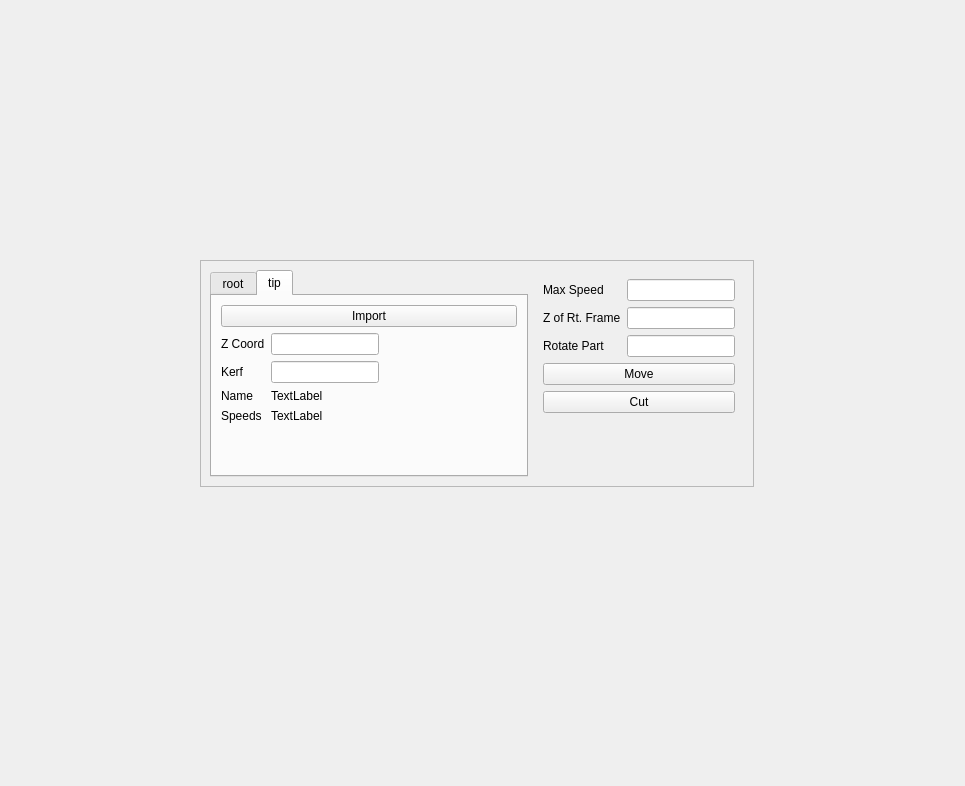
<?xml version="1.0" encoding="UTF-8"?>
<ui version="4.0">
 <class>Form</class>
 <widget class="QWidget" name="Form">
  <property name="geometry">
   <rect>
    <x>0</x>
    <y>0</y>
    <width>965</width>
    <height>786</height>
   </rect>
  </property>
  <property name="windowTitle">
   <string>Form</string>
  </property>
  <widget class="QFrame" name="frame">
   <property name="geometry">
    <rect>
     <x>200</x>
     <y>260</y>
     <width>554</width>
     <height>227</height>
    </rect>
   </property>
   <property name="sizePolicy">
    <sizepolicy hsizetype="MinimumExpanding" vsizetype="Preferred">
     <horstretch>0</horstretch>
     <verstretch>0</verstretch>
    </sizepolicy>
   </property>
   <property name="frameShape">
    <enum>QFrame::StyledPanel</enum>
   </property>
   <property name="frameShadow">
    <enum>QFrame::Raised</enum>
   </property>
   <layout class="QHBoxLayout" name="horizontalLayout">
    <item>
     <widget class="QTabWidget" name="shapes_tab">
      <property name="contextMenuPolicy">
       <enum>Qt::PreventContextMenu</enum>
      </property>
      <property name="currentIndex">
       <number>1</number>
      </property>
      <widget class="QWidget" name="root_tab">
       <attribute name="title">
        <string>root</string>
       </attribute>
       <layout class="QVBoxLayout" name="verticalLayout_2">
        <item>
         <layout class="QFormLayout" name="formLayout_3">
          <property name="fieldGrowthPolicy">
           <enum>QFormLayout::FieldsStayAtSizeHint</enum>
          </property>
          <item row="0" column="0" colspan="2">
           <widget class="QPushButton" name="rootImport_button">
            <property name="text">
             <string>Import</string>
            </property>
           </widget>
          </item>
          <item row="1" column="0">
           <widget class="QLabel" name="label_3">
            <property name="text">
             <string>Z Coord</string>
            </property>
           </widget>
          </item>
          <item row="1" column="1">
           <widget class="QLineEdit" name="rootZ_edit"/>
          </item>
          <item row="2" column="0">
           <widget class="QLabel" name="label_4">
            <property name="text">
             <string>Kerf</string>
            </property>
           </widget>
          </item>
          <item row="2" column="1">
           <widget class="QLineEdit" name="rootKerf_edit">
            <property name="toolTip">
             <string>&lt;html&gt;&lt;head/&gt;&lt;body&gt;&lt;p&gt;Wire kerf may be + (right) or - (left).  Shape will be displaced by half of the kerf.&lt;/p&gt;&lt;/body&gt;&lt;/html&gt;</string>
            </property>
           </widget>
          </item>
          <item row="3" column="0">
           <widget class="QLabel" name="label_9">
            <property name="text">
             <string>Name</string>
            </property>
           </widget>
          </item>
          <item row="3" column="1">
           <widget class="QLabel" name="rootName_label">
            <property name="text">
             <string>TextLabel</string>
            </property>
           </widget>
          </item>
          <item row="4" column="0">
           <widget class="QLabel" name="label_11">
            <property name="text">
             <string>Speeds</string>
            </property>
           </widget>
          </item>
          <item row="4" column="1">
           <widget class="QLabel" name="rootSpeeds_label">
            <property name="text">
             <string>TextLabel</string>
            </property>
           </widget>
          </item>
         </layout>
        </item>
       </layout>
      </widget>
      <widget class="QWidget" name="tip_tab">
       <attribute name="title">
        <string>tip</string>
       </attribute>
       <layout class="QVBoxLayout" name="verticalLayout">
        <item>
         <layout class="QFormLayout" name="formLayout_4">
          <property name="fieldGrowthPolicy">
           <enum>QFormLayout::FieldsStayAtSizeHint</enum>
          </property>
          <item row="0" column="0" colspan="2">
           <widget class="QPushButton" name="tipImport_button">
            <property name="text">
             <string>Import</string>
            </property>
           </widget>
          </item>
          <item row="1" column="0">
           <widget class="QLabel" name="label_5">
            <property name="text">
             <string>Z Coord</string>
            </property>
           </widget>
          </item>
          <item row="1" column="1">
           <widget class="QLineEdit" name="tipZ_edit"/>
          </item>
          <item row="2" column="0">
           <widget class="QLabel" name="label_10">
            <property name="text">
             <string>Kerf</string>
            </property>
           </widget>
          </item>
          <item row="2" column="1">
           <widget class="QLineEdit" name="tipKerf_edit">
            <property name="toolTip">
             <string>&lt;html&gt;&lt;head/&gt;&lt;body&gt;&lt;p&gt;Wire kerf may be + (right) or - (left).  Shape will be displaced by half of the kerf.&lt;/p&gt;&lt;/body&gt;&lt;/html&gt;</string>
            </property>
           </widget>
          </item>
          <item row="3" column="0">
           <widget class="QLabel" name="label_12">
            <property name="text">
             <string>Name</string>
            </property>
           </widget>
          </item>
          <item row="3" column="1">
           <widget class="QLabel" name="tipName_label">
            <property name="text">
             <string>TextLabel</string>
            </property>
           </widget>
          </item>
          <item row="4" column="0">
           <widget class="QLabel" name="label_13">
            <property name="text">
             <string>Speeds</string>
            </property>
           </widget>
          </item>
          <item row="4" column="1">
           <widget class="QLabel" name="tipSpeeds_label">
            <property name="text">
             <string>TextLabel</string>
            </property>
           </widget>
          </item>
         </layout>
        </item>
       </layout>
      </widget>
     </widget>
    </item>
    <item>
     <widget class="QFrame" name="frame">
      <property name="sizePolicy">
       <sizepolicy hsizetype="Fixed" vsizetype="Preferred">
        <horstretch>0</horstretch>
        <verstretch>0</verstretch>
       </sizepolicy>
      </property>
      <layout class="QFormLayout" name="formLayout_2">
       <item row="0" column="0">
        <widget class="QLabel" name="label_6">
         <property name="text">
          <string>Max Speed</string>
         </property>
        </widget>
       </item>
       <item row="1" column="0">
        <widget class="QLabel" name="label_7">
         <property name="text">
          <string>Z of Rt. Frame</string>
         </property>
        </widget>
       </item>
       <item row="1" column="1">
        <widget class="QLineEdit" name="zRightFrame_edit"/>
       </item>
       <item row="2" column="0">
        <widget class="QLabel" name="label_8">
         <property name="text">
          <string>Rotate Part</string>
         </property>
        </widget>
       </item>
       <item row="2" column="1">
        <widget class="QLineEdit" name="partRotate_edit">
         <property name="sizePolicy">
          <sizepolicy hsizetype="Expanding" vsizetype="Fixed">
           <horstretch>0</horstretch>
           <verstretch>0</verstretch>
          </sizepolicy>
         </property>
        </widget>
       </item>
       <item row="3" column="0" colspan="2">
        <widget class="QPushButton" name="move_button">
         <property name="text">
          <string>Move</string>
         </property>
        </widget>
       </item>
       <item row="4" column="0" colspan="2">
        <widget class="QPushButton" name="cut_button">
         <property name="text">
          <string>Cut</string>
         </property>
        </widget>
       </item>
       <item row="0" column="1">
        <widget class="QLineEdit" name="maxSpeed_edit"/>
       </item>
      </layout>
     </widget>
    </item>
   </layout>
  </widget>
  <zorder>frame</zorder>
  <zorder>tabWidget</zorder>
 </widget>
 <resources/>
 <connections/>
</ui>
